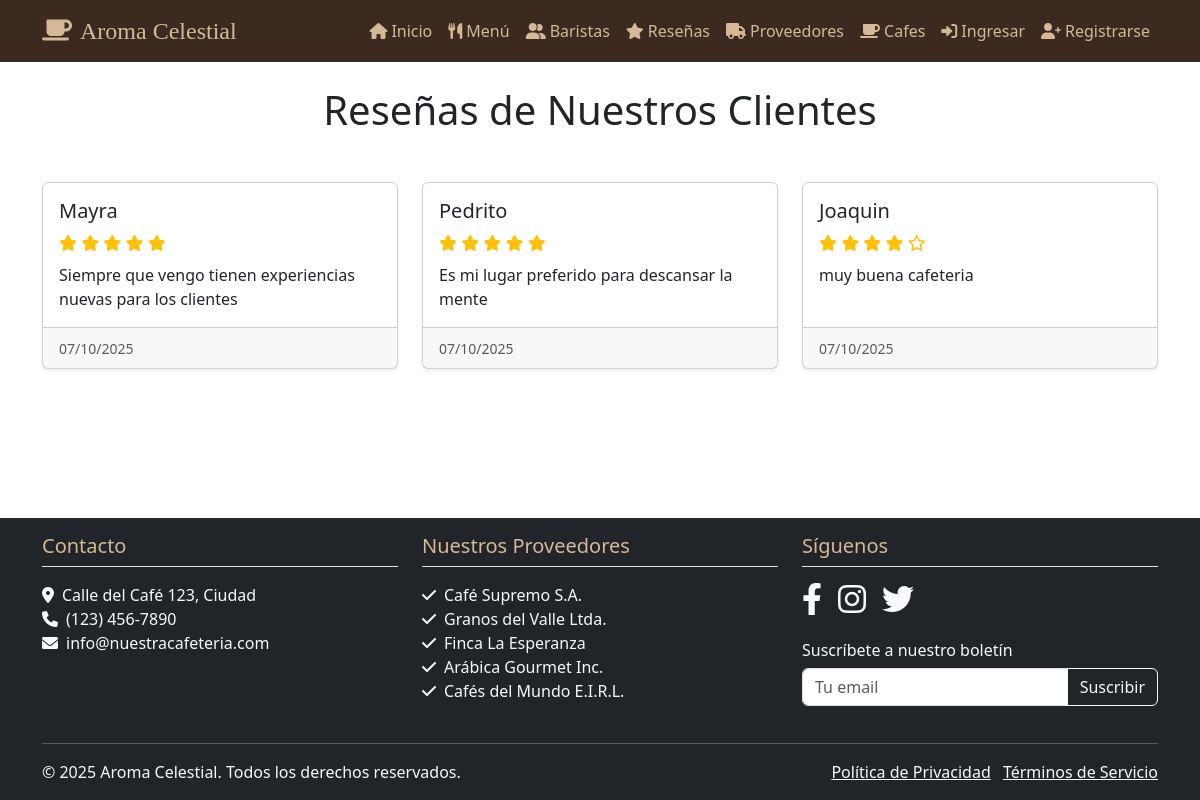
The app's page /resenas/ with its own data.
### miapp/models.py (models this page shows)
class Resena(models.Model):
    id = models.AutoField(primary_key=True)
    nombre_cliente = models.CharField(max_length=100)
    calificacion = models.IntegerField()
    comentario = models.TextField()
    fecha_creacion = models.DateTimeField(auto_now_add=True)

### miapp/views.py (the view)
# urls.py: path('resenas/', views.resenas, name='resenas'),
def resenas(request):
    resenas = Resena.objects.all().order_by('-fecha_creacion')
    form = ResenaForm()
    return render(request, 'resenas.html', {'form': form, 'resenas': resenas})

### miapp/forms.py
class ResenaForm(forms.ModelForm):
    class Meta:
        model = Resena
        fields = ['nombre_cliente', 'comentario', 'calificacion']
        widgets = {
            'nombre_cliente': forms.TextInput(attrs={'class': 'form-control'}),
            'comentario': forms.Textarea(attrs={'class': 'form-control', 'rows': 4}),
            'calificacion': forms.NumberInput(attrs={'class': 'form-control', 'min': 1, 'max': 5}),
        }

### miapp/templates/resenas.html (shortened to what this page needs)
{% extends "base.html" %}
{% load static %}
{% block content %}
<h1 class="text-center mb-5">Reseñas de Nuestros Clientes</h1>
<div class="row row-cols-1 row-cols-md-3 g-4">
    {% for resena in resenas %}
    <div class="col">
        <div class="card h-100 shadow-sm">
            <div class="card-body">
                <h5 class="card-title">{{ resena.nombre_cliente }}</h5>
                <div class="mb-2">
                    {% for i in "12345"|make_list %}
                        {% if forloop.counter <= resena.calificacion %}
                            <i class="fas fa-star text-warning"></i>
                        {% else %}
                            <i class="far fa-star text-warning"></i>
                        {% endif %}
                    {% endfor %}
                </div>
                <p class="card-text">{{ resena.comentario }}</p>
            </div>
            <div class="card-footer text-muted">
                <small>{{ resena.fecha_creacion|date:"d/m/Y" }}</small>
            </div>
        </div>
    </div>
    {% endfor %}
</div>
<br>
{% endblock %}

### records on screen
Resena: nombre_cliente "Mayra", calificacion 5 (drawn), comentario "Siempre que vengo tienen experiencias nuevas para los clientes", fecha_creacion "07/10/2025"
Resena: nombre_cliente "Pedrito", calificacion 5 (drawn), comentario "Es mi lugar preferido para descansar la mente", fecha_creacion "07/10/2025"
Resena: nombre_cliente "Joaquin", calificacion 4 (drawn), comentario "muy buena cafeteria", fecha_creacion "07/10/2025"
